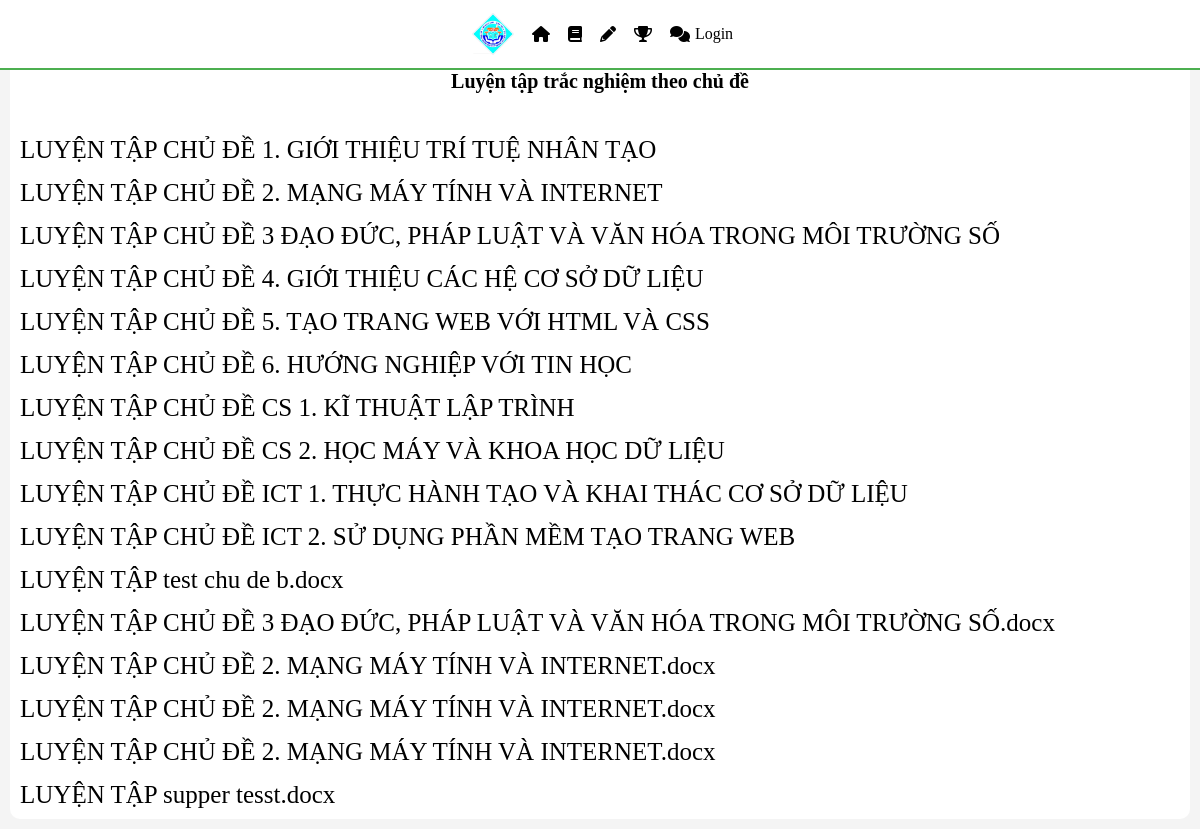
The app's page /luyen_tap/, older data.
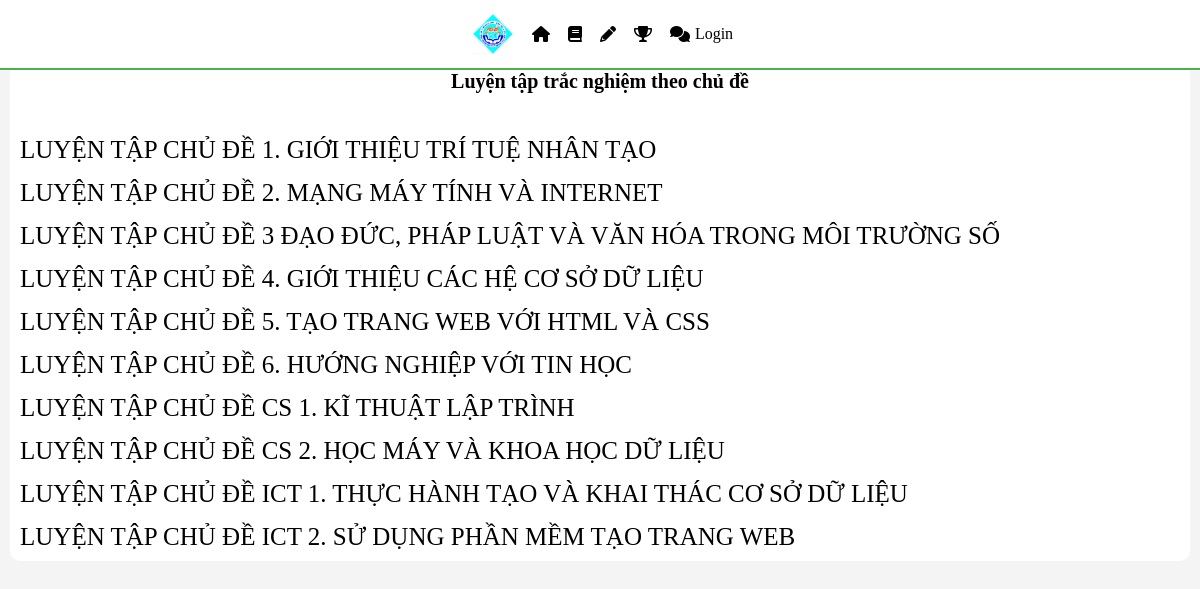
The same page, newer data.
### base/models.py (models this page shows, shortened)
class bai_hoc(models.Model):
    name = models.CharField(max_length=2000)
    noi_dung = models.TextField()
    file_di_kem = models.FileField(blank=True)

### base/views.py (the view)
# urls.py: path('luyen_tap/', views.luyen_tap_all, name='luyen_tap_all'),
def luyen_tap_all(request):
    all_lesson  = bai_hoc.objects.all()
    context ={'al':all_lesson,}
    return render(request, 'base/luyen_tap_all.html', context)

### base/templates/base/luyen_tap_all.html (shortened to what this page needs)
<!DOCTYPE html>
<html lang="en">
<head>
    {% load static %}
    {% load static %}
    {% if request.session.theme == 'dark' %}
    <link rel="stylesheet" href="{% static 'styles/dark.css' %}">
    <link rel="stylesheet" href="{% static 'styles/b_dark.css' %}">
    {% else %}
    <link rel="stylesheet" href="{% static 'styles/light.css' %}">
    <link rel="stylesheet" href="{% static 'styles/b_light.css' %}">
    {% endif %}
</head>
<body>
    {% include 'navbar.html' %}
    <div class="midlle_section">
        <h3>Luyện tập trắc nghiệm theo chủ đề</h3>
        <br>
        {%for bai in al%}
        <div class="bai">
        <a href="{%url 'luyen_tap' bai.id%}">LUYỆN TẬP {{bai.name}}</a>
        </div>
        {%endfor%}
    </div>
</body>
</html>

Row changes from the older to the newer data that the page shows:
removed bai_hoc: name "test chu de b.docx"
removed bai_hoc: name "CHỦ ĐỀ 3 ĐẠO ĐỨC, PHÁP LUẬT VÀ VĂN HÓA TRONG MÔI TRƯỜNG SỐ.docx"
removed bai_hoc: name "CHỦ ĐỀ 2. MẠNG MÁY TÍNH VÀ INTERNET.docx"
removed bai_hoc: name "CHỦ ĐỀ 2. MẠNG MÁY TÍNH VÀ INTERNET.docx"
removed bai_hoc: name "CHỦ ĐỀ 2. MẠNG MÁY TÍNH VÀ INTERNET.docx"
removed bai_hoc: name "supper tesst.docx"
